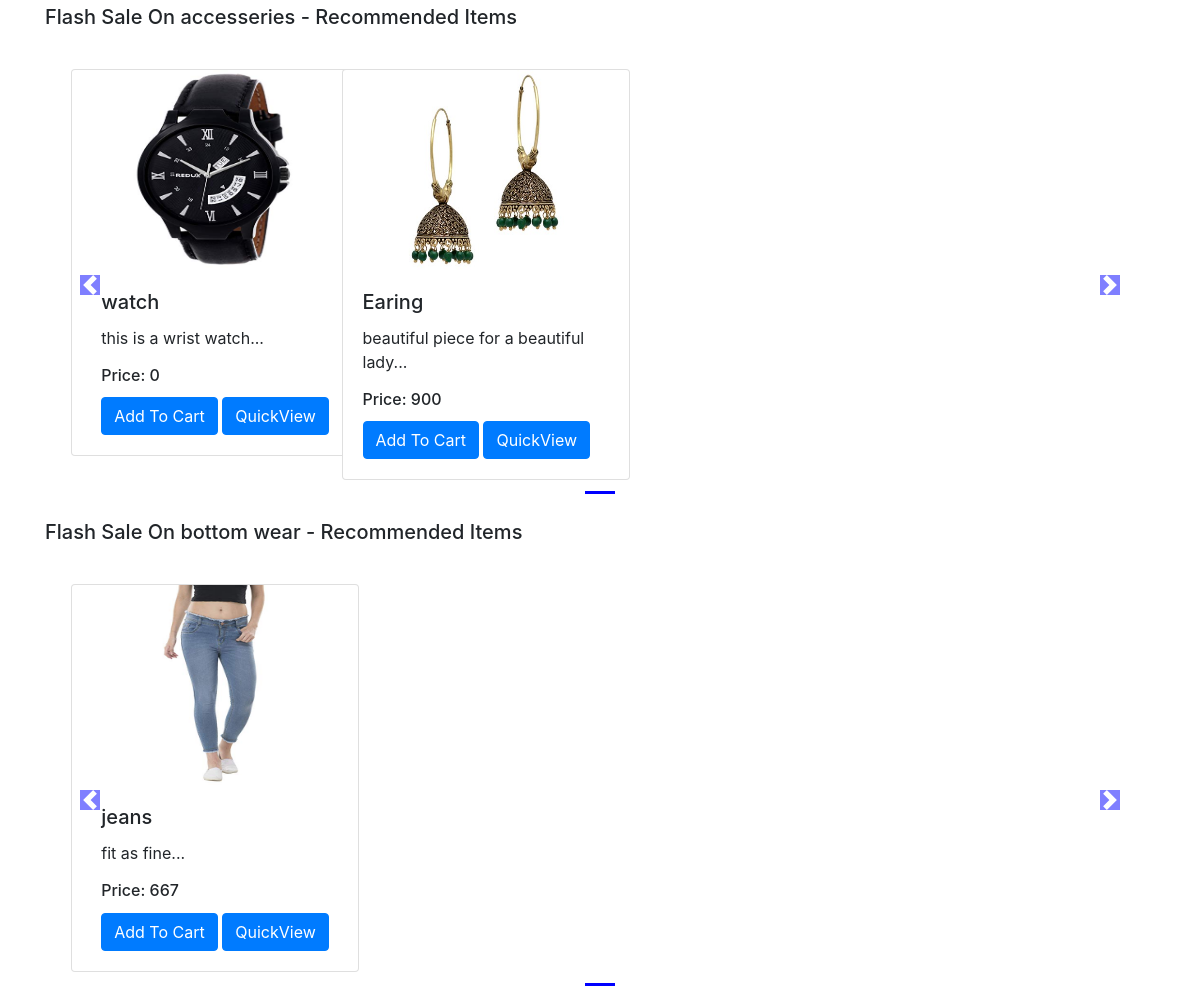
Page /shop/ (middle part) on the earlier database version.
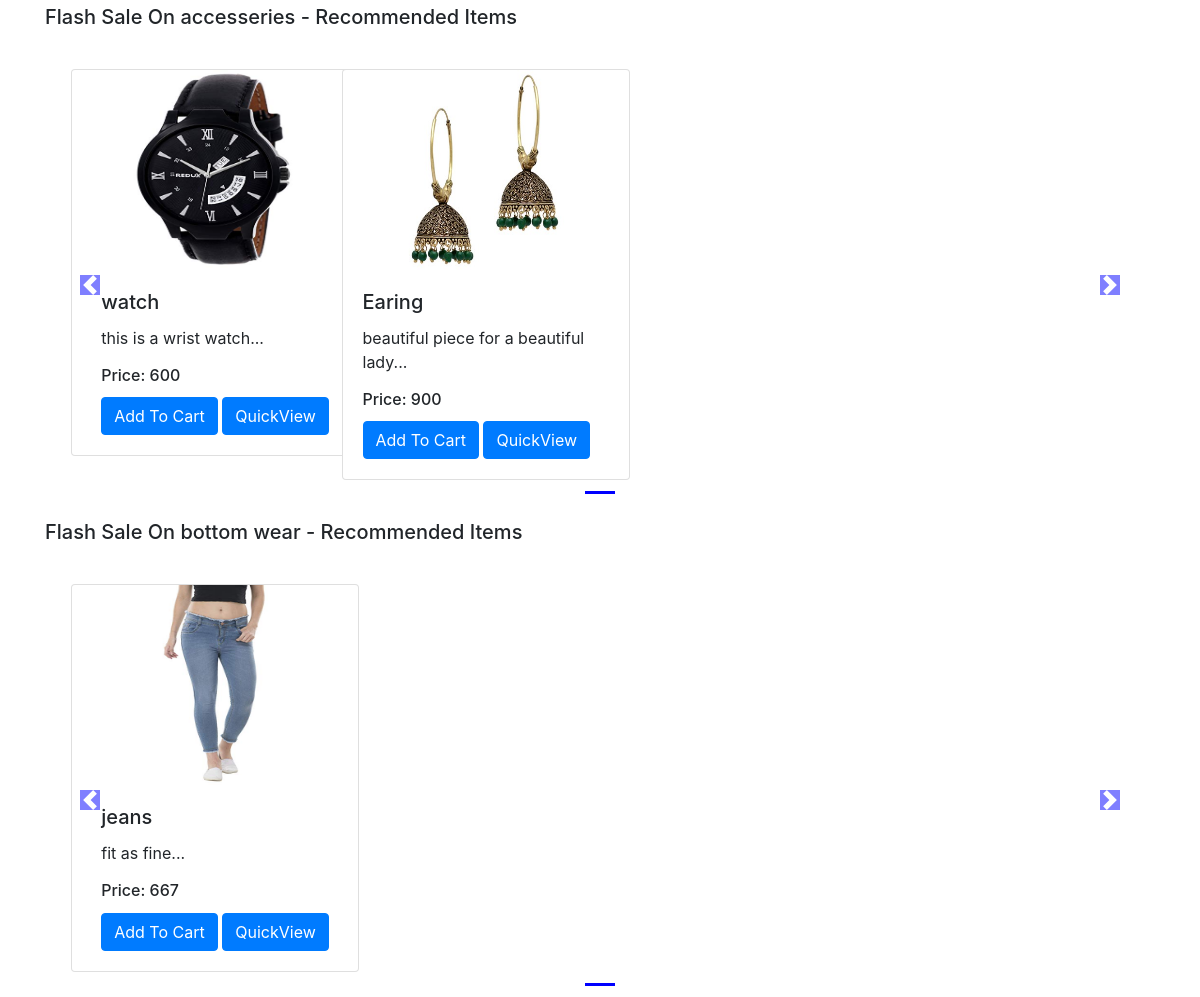
Same page on the later database version.
### shop/models.py (models this page shows, shortened)
class Product(models.Model):
    product_id=models.AutoField
    product_name=models.TextField(max_length=50)
    category=models.CharField( max_length=50,default="")
    subcategory=models.CharField( max_length=50, default="")
    price=models.IntegerField(default=0)
    desc=models.TextField(max_length=300)
    pub_Date=models.DateField()
    image=models.ImageField(upload_to="shop/images",default="")

### shop/views.py (the view)
# urls.py: path('',views.index)
def index(request):
    allProds=[]
    catprods=Product.objects.values('category','id')
    cats={item['category'] for item in catprods}
    for cat in cats:
        prod=Product.objects.filter(category=cat)
        n=len(prod)
        nSlides = n // 4 + ceil((n / 4) - (n // 4))
        allProds.append([prod,range(1,nSlides),nSlides])
    params={'allProds':allProds}
    return render(request,'shop/index.html',params)

### shop/templates/shop/index.html (shortened to what this page needs)
{% extends 'shop/basic.html' %}
{% block body %}
{% load static %}
<div class="container">
    {% for product, range, nSlides in allProds %}
    <h5 class="my-4">Flash Sale On {{product.0.category}} - Recommended Items</h5>
    <div class="row">
        <div id="demo{{forloop.counter}}" class="col carousel slide my-3" data-ride="carousel">
            <ul class="carousel-indicators">
                <li data-target="#demo{{forloop.counter}}" data-slide-to="0" class="active"></li>
            </ul>
            <div class="container carousel-inner no-padding">
                <div class="carousel-item active">
                    {% for i in product %}
                    <div class="col-xs-3 col-sm-3 col-md-3">
                        <div class="card align-items-center" style="width: 18rem;">
                            <img src='/media/{{i.image}}' class="card-img-top" alt="...">
                            <div class="card-body">
                                <h5 class="card-title" id="namepr{{i.id}}">{{i.product_name}}</h5>
                                <p class="card-text">{{i.desc|slice:"0:53"}}...</p>
                                <h6 class="card-title" >Price: <span id="pricepr{{i.id}}">{{i.price}}</span></h6>
                                <span id="divpr{{i.id}}" class="divpr">
                                    <button id="pr{{i.id}}" class="btn btn-primary cart">Add To Cart</button>
                                </span>
                                <a href="/shop/products/{{i.id}}"><button id="qv{{i.id}}" class="btn btn-primary cart">QuickView</button></a>
                            </div>
                        </div>
                    </div>
                    {% endfor %}
                </div>
            </div>
        </div>
        <a class="carousel-control-prev" href="#demo{{forloop.counter}}" data-slide="prev">
            <span class="carousel-control-prev-icon"></span>
        </a>
        <a class="carousel-control-next" href="#demo{{forloop.counter}}" data-slide="next">
            <span class="carousel-control-next-icon"></span>
        </a>
    </div>
    {% endfor %}
</div>
{% endblock %}

Differences in the rows shown:
changed Product "watch": price "0" → "600"
